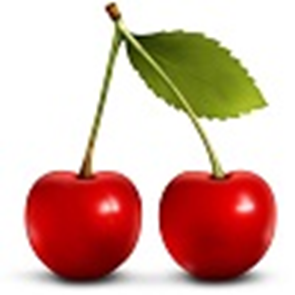
#> input picture 2.jpg, 295 x 295 px
$ python seg.py
#> lines starting #> are read from the running program, lines starting #| are printed output that depends on the picture
import numpy as np
import os
import cv2
import matplotlib.pyplot as plt
from sklearn.feature_extraction import image
from sklearn.cluster import SpectralClustering

class img_seg():
    def load_img(self, path):
#> called with path = '2.jpg'
        print("Loading image...")
        sample_img = cv2.imread(path)
#> sample_img is the input picture: shape (295, 295, 3); mean B, G, R 166, 177.4, 215.6
        sample_img = cv2.cvtColor(sample_img, cv2.COLOR_BGR2GRAY)  # 转换为灰度图像
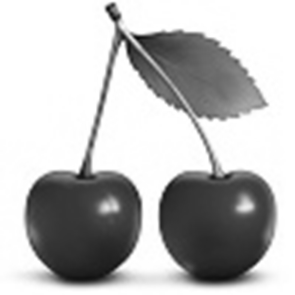
#> sample_img: shape (295, 295); min 4, max 255, mean 187.5
        sample_img = sample_img / 255.0

        # 显示原始图像
        plt.figure()
        plt.imshow(sample_img, cmap='gray')
        plt.title('Original Image')
        plt.axis('off')
        plt.show()

        # 对图像进行高斯模糊去噪
        print("Applying Gaussian blur...")
        sample_img_blur = cv2.GaussianBlur(sample_img, (5, 5), 0)

        # 显示高斯模糊后的图像
        plt.figure()
        plt.imshow(sample_img_blur, cmap='gray')
        plt.title('Blurred Image')
        plt.axis('off')
        plt.show()

        # 用img_to_graph将img转化为graph，每个位置计算的是相邻像素点这之间的差（梯度）
        print("Converting image to graph...")
        graph = image.img_to_graph(sample_img_blur)

        # 显示图形的邻接矩阵
        plt.figure()
        plt.spy(graph, markersize=0.5)
        plt.title('Adjacency Matrix')
        plt.show()
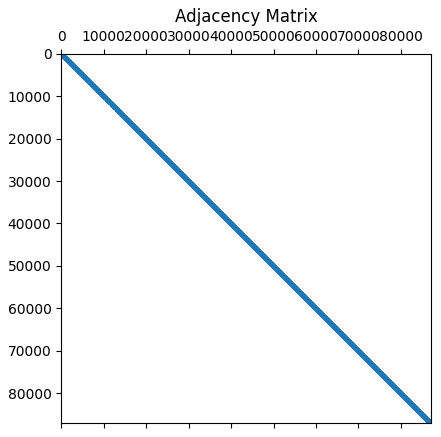
#> figure drawn by matplotlib, 1 panel

        # 转化为邻接矩阵，这里做了归一化来保证更好的效果
        print("Normalizing graph...")
        gamma = 20
        graph.data = np.exp(-gamma * graph.data / graph.data.std())

        return sample_img_blur, graph

    def visualize(self, img, labels):
        plt.figure(figsize=(8, 4))
        plt.subplot(1, 2, 1)
        plt.imshow(img, cmap=plt.cm.gray)
        plt.title('Original Image')
        plt.axis('off')

        plt.subplot(1, 2, 2)
        plt.imshow(labels, cmap=plt.cm.nipy_spectral)
        plt.title('Segmentation Result')
        plt.axis('off')
        plt.show()

    def spectral_clustering_seg(self, path):
        print("Starting spectral clustering segmentation...")
        img, graph = self.load_img(path)
        # 运行谱聚类
        print("Running spectral clustering...")
        spectral = SpectralClustering(n_clusters=5, affinity='precomputed', random_state=0)
#> (the run stopped early here; a loop or call above may not have finished)
